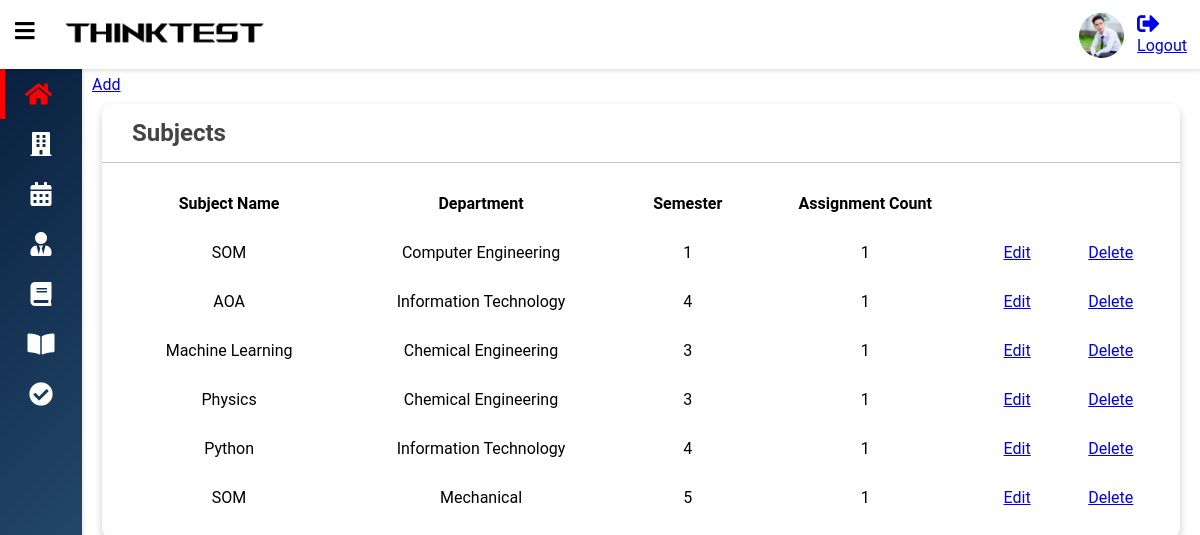
/subject (signed in), run on the app's committed database.
### Assignmentapp/models.py (models this page shows, shortened)
class Subject(models.Model):
    dept = models.ForeignKey(Department, models.SET_NULL, verbose_name='Department Name',
                             blank=True, null=True)
    semref = models.ForeignKey(Semester, models.SET_NULL, verbose_name='Semester No',
                               blank=True, null=True)
    sub_name = models.CharField(verbose_name='Subject Name', max_length=40)

class Semester(models.Model):
    dept = models.ForeignKey(Department, models.SET_NULL, verbose_name='Department Name',
                             blank=True, null=True)
    sem_no = models.IntegerField()
    sub_count = models.IntegerField(blank=True, null=True)

class Department(models.Model):
    dept_name = models.CharField(verbose_name='Department Name', max_length=40)
    teacher_count = models.IntegerField(blank=True, null=True)
    student_count = models.IntegerField(blank=True, null=True)
    class Meta:
        verbose_name_plural = 'Departments'

### Assignmentapp/decorators.py (the view)
    def wrapper_func(request, *args, **kwargs):
        if not request.user.user_role == '3':
            return view_func(request, *args, **kwargs)
        else:
            return HttpResponse('<h1>Access Denied</h1>')

### Assignmentapp/views.py (called while the page is built)
@login_required(login_url='login')
@adminteacher_authentication
def subject(request):
    subjectObj = Subject.objects.all()
    context = {'subjectObj': subjectObj}
    return render(request, 'subjects/subject.html', context)

### templates/subjects/subject.html
{% extends "base.html" %}
{% block bodycontent %}
<div class="wrapper">
    <div class="row">
        <a href="{% url 'addsubject' %}">Add</a><br>
    </div>
    <div class="row">
        <div class="col-12 col-m-12 col-sm-12">
            <div class="card">
                <div class="card-header">
                    <h2>
                        Subjects
                    </h2>
                </div>
                <div class="card-content">
                    <table>
                        <thead>
                        <tr>
                            <th>Subject Name</th>
                            <th>Department</th>
                            <th>Semester</th>
                            <th>Assignment Count</th>
                            <th></th>
                            <th></th>
                        </tr>
                        </thead>
                        <tbody>
                        {% for subject in subjectObj %}
                        <tr>
                            <td>{{subject.sub_name}}</td>
                            <td>{{subject.semref.dept.dept_name}}</td>
                            <td>{{subject.semref.sem_no}}</td>
                            <td>1</td>
                            <td><a href="{% url 'editsubject' subject.id %}">Edit</a></td>
                            <td><a href="{% url 'deletesubject' subject.id %}">Delete</a></td>
                        </tr>
                        {% endfor %}
                        </tbody>
                    </table>
                </div>
            </div>
        </div>
    </div>
</div>
{% endblock %}

### static/css/style.css (style rules this page uses)
* { box-sizing: border-box; }
body { font-family: 'Roboto', sans-serif; background: var(--main-bg-color); color: var(--main-color); margin: 0; }
.wrapper { padding: 10px; margin-left: 82px; padding-top: 75px; background: var(--second-bg-color); transition: margin-left .5s; }
.row { display: flex; flex-wrap: wrap; flex-direction: row; }
.row:after, .row:before { box-sizing: border-box; }
[class*="col-"] { padding: 10px; }
.card { background: var(--main-bg-color); color: var(--main-color); border-radius: 10px; margin-bottom: 10px; box-shadow: 0 4px 8px 0 rgba(0,0,0,0.2); }
.card-header { padding: 15px 30px; border-bottom: 1px solid rgb(197, 197, 197); position: relative; }
.card-header h2 { color: #444444; margin: 0; }
.card-content { padding: 16px; overflow-x: auto; }
table { border-collapse: collapse; width: 100%; }
table td { padding: 15px; text-align: center; }
table th { padding: 15px 12px; text-align: center; }
@media only screen and (min-width: 600px) { .col-sm-12 { width: 100%; } }
@media only screen and (min-width: 768px) { .col-m-12 { width: 100%; } }
@media only screen and (min-width: 992px) { .col-12 { width: 100%; } }

### data on the page
Subject: sub_name "SOM", semref.dept.dept_name "Computer Engineering", semref.sem_no "1"
Subject: sub_name "AOA", semref.dept.dept_name "Information Technology", semref.sem_no "4"
Subject: sub_name "Machine Learning", semref.dept.dept_name "Chemical Engineering", semref.sem_no "3"
Subject: sub_name "Physics", semref.dept.dept_name "Chemical Engineering", semref.sem_no "3"
Subject: sub_name "Python", semref.dept.dept_name "Information Technology", semref.sem_no "4"
Subject: sub_name "SOM", semref.dept.dept_name "Mechanical", semref.sem_no "5"
